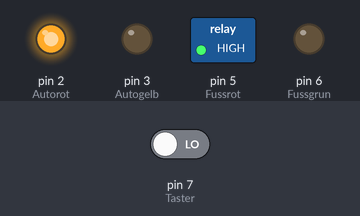
Bench run of a sketch on a simulated Arduino Uno, built with avr-gcc and run on an emulated ATmega328P. Shown: switched loads named in the sketch (green lamp = pin HIGH), output pins drawn as LEDs (lit = HIGH). The test bench sets the inputs (shaded band); at power-on: pin 7 (Taster) LOW. Pins used as bus, display or sensor lines are not drawn.

Above: at 8.8 s.
8.9 s: pin 7 (Taster) driven HIGH
At 12.6 s:
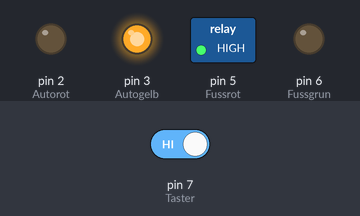
At 13.8 s:
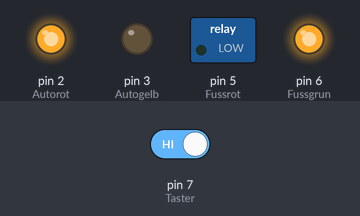
18.2 s: pin 7 (Taster) driven LOW
At 21.5 s:
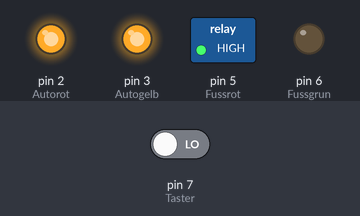
Timing chart, 0 to 33.5 s (numbered marks = the images above; inputs shaded):
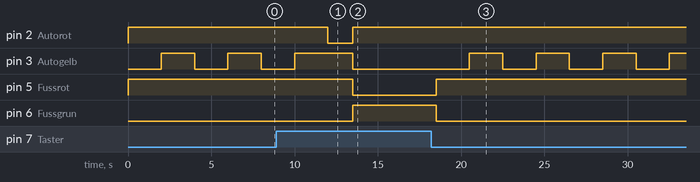

Measured:
- after the input at 8.9 s, pin 2 (Autorot): HIGH → LOW after 3.1 s, → HIGH 1.5 s later; pin 5 (Fussrot): HIGH → LOW after 4.6 s; pin 6 (Fussgrun): LOW → HIGH after 4.6 s
- after the input at 18.2 s, pin 2 (Autorot): stops changing and stays HIGH; pin 3 (Autogelb): alternates HIGH for 2.0 s and LOW for 2.0 s, starting after 2.3 s; pin 5 (Fussrot): LOW → HIGH after 0.30 s; pin 6 (Fussgrun): HIGH → LOW after 0.30 s

The sketch:

Auto_Crasch.ino
```cpp
bool TasterDruck = false;
int Autorot = 2;
int Autogelb = 3;
int Autogrun = 4;
int Fussrot = 5;
int Fussgrun = 6;
int Taster = 7;
int Tasterstatus = 0;

void setup() {
  pinMode(Autorot, OUTPUT);
  pinMode(Autogelb, OUTPUT);
  pinMode(Autogrun, OUTPUT);
  pinMode(Fussrot, OUTPUT);
  pinMode(Fussgrun, OUTPUT);
  pinMode(Taster, INPUT);
}

void loop() {
  Tasterstatus = digitalRead(Taster);

  if (Tasterstatus == HIGH) {
    TasterDruck = true;
  } else {
    TasterDruck = false;
  }

  if (TasterDruck == true) {
    digitalWrite(Autorot, LOW);
    digitalWrite(Autogelb, HIGH);
    digitalWrite(Autogrun, LOW);
    delay(1500);
    digitalWrite(Autorot, HIGH);
    digitalWrite(Autogelb, LOW);
    digitalWrite(Autogrun, LOW);
    digitalWrite(Fussrot, LOW);
    digitalWrite(Fussgrun, HIGH);
    delay(5000);
  } else {
    digitalWrite(Autorot, HIGH);
    digitalWrite(Autogelb, LOW);
    digitalWrite(Autogrun, LOW);
    digitalWrite(Fussrot, HIGH);
    digitalWrite(Fussgrun, LOW);
    delay(2000);
    digitalWrite(Autorot, HIGH);
    digitalWrite(Autogelb, HIGH);
    digitalWrite(Autogrun, LOW);
    delay(2000);
    digitalWrite(Autorot, LOW);
    digitalWrite(Autogelb, LOW);
    digitalWrite(Autogrun, HIGH);
  }
}
```
